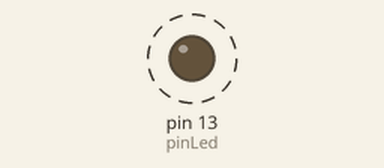
Simulated run of this sketch. Board: Arduino Uno, built with avr-gcc and run on an emulated ATmega328P. Parts: output pins drawn as LEDs (lit = HIGH). Dashed ring = blinking. What the sketch prints to the serial monitor is not drawn.

Above: at 0.15 s.
Timing chart, 0 to 3.0 s (numbered marks = the images above):
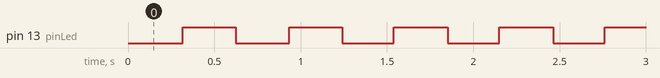

The sketch:

usando_funcao_milis.ino
```cpp
unsigned long time;
bool aceso = true;
int pinLed = 13;
const long intervalo = 300; // intervaloo de tempo para ligar/desligar o LED (em milissegundos)
unsigned long ultimoTempo = 0; // Armazena o último tempo em que o LED foi alterado

void setup() {

  Serial.begin(9600);
  pinMode(pinLed, OUTPUT); // Configura o pino do LED como saída

}

void loop() {
  unsigned long tempoAtual = millis(); // Obtém o tempo atual

  Serial.print("Time: ");
  Serial.println(tempoAtual); // Imprime o tempo desde que o programa iniciou

  if (tempoAtual - ultimoTempo >= intervalo) {
    // Se passou tempo suficiente, liga/desliga o LED
    ultimoTempo = tempoAtual; // Salva o tempo atual

    if (digitalRead(pinLed) == HIGH) {
      digitalWrite(pinLed, LOW); // Desliga o LED
    } else {
      digitalWrite(pinLed, HIGH); // Liga o LED
    }
  }
}
```

Measured:
- by itself, pin 13 (pinLed): alternates HIGH for 0.31 s and LOW for 0.31 s
- by itself, everything shown: repeats every 1.9 s, in 6 steps
